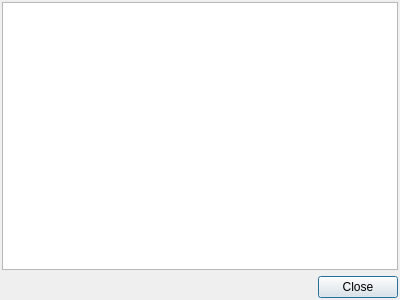
<?xml version="1.0" encoding="UTF-8"?>
<ui version="4.0">
 <class>LogWindow</class>
 <widget class="QDialog" name="LogWindow">
  <property name="geometry">
   <rect>
    <x>0</x>
    <y>0</y>
    <width>400</width>
    <height>300</height>
   </rect>
  </property>
  <property name="windowTitle">
   <string>Log</string>
  </property>
  <property name="windowIcon">
   <iconset resource="icons.qrc">
    <normaloff>:/jv/icons/jv.svg</normaloff>:/jv/icons/jv.svg</iconset>
  </property>
  <layout class="QVBoxLayout" name="verticalLayout">
   <property name="margin">
    <number>2</number>
   </property>
   <item>
    <widget class="QTextBrowser" name="LogBrowser"/>
   </item>
   <item>
    <layout class="QHBoxLayout" name="horizontalLayout">
     <item>
      <spacer name="horizontalSpacer">
       <property name="orientation">
        <enum>Qt::Horizontal</enum>
       </property>
       <property name="sizeHint" stdset="0">
        <size>
         <width>40</width>
         <height>20</height>
        </size>
       </property>
      </spacer>
     </item>
     <item>
      <widget class="QPushButton" name="CloseButton">
       <property name="text">
        <string>Close</string>
       </property>
      </widget>
     </item>
    </layout>
   </item>
  </layout>
 </widget>
 <resources>
  <include location="icons.qrc"/>
 </resources>
 <connections/>
</ui>
